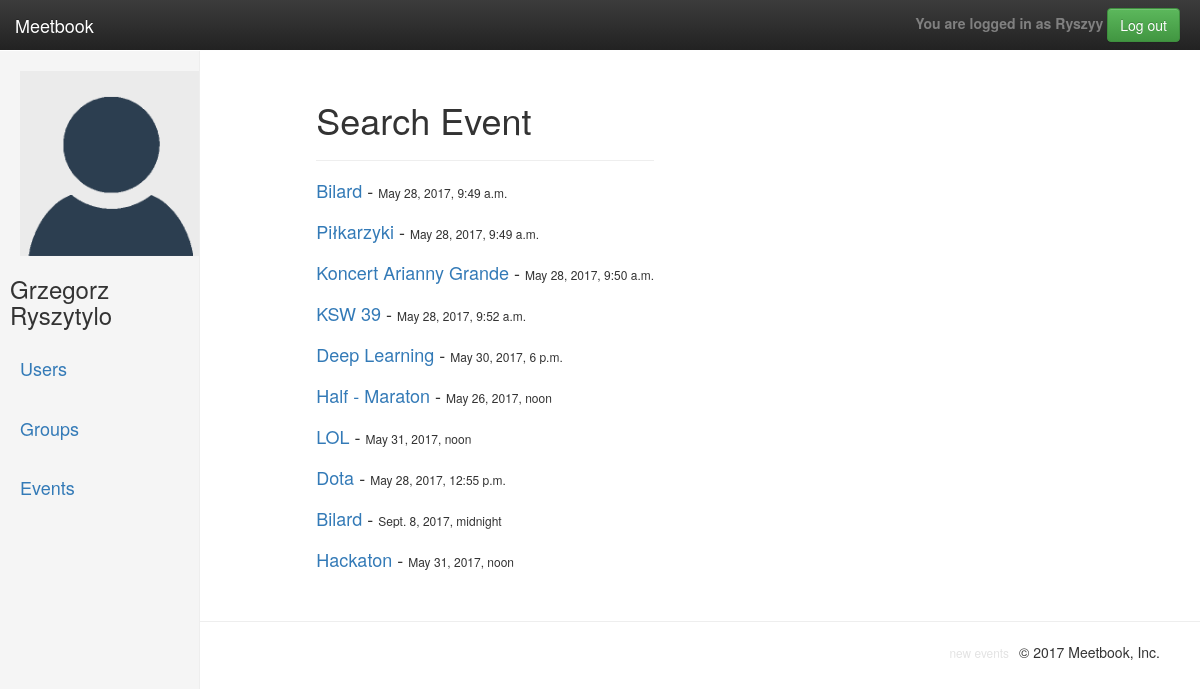
Page /past_events (signed in) on the committed database.
### profiles/models.py (models this page shows)
class Event(models.Model):
    name = models.CharField(max_length=120)
    location = models.ForeignKey(Location)
    date = models.DateTimeField(auto_now=False, auto_now_add=False, blank=True, )
    intrest = models.ForeignKey(Intrest)
    members = models.ManyToManyField(UserProfile, blank=True)
    slug = models.SlugField(blank=True)
    creator = models.ForeignKey(UserProfile, related_name="creator", blank=True, null=True)
    def __str__(self):
        return self.name

### profiles/views/cbv/event_crud.py (the view)
# urls.py: url(r'^past_events$', PastEventsList.as_view(), name="past_events"),
class PastEventsList(ListView):
    model = Event
    template_name = 'past_events.html'
    context_object_name = 'events_list'
    def get_context_data(self, **kwargs):
        context = super(PastEventsList, self).get_context_data(**kwargs)
        events = Event.objects.filter(date__lte=datetime.date.fromordinal(datetime.date.today().toordinal() - 1))
        context['events_list'] = events
        return context

### templates/past_events.html
{% extends "basebase.html" %}
{% load crispy_forms_tags %}
{% load humanize %}
{% block sidepicture %}
	{% if user.is_authenticated %}
		{% if profile.picture %}
			<a href="{% url 'user_detail' user.username %}"><img src="{{ profile.picture.url }}" width="185" height="185"></a>
		{% else %}
			<a href="{% url 'user_detail' user.username %}"><img src="/media/default/defaultuser.png" width="185" height="185"></a>
		{% endif %}
	{% endif %}
{% endblock %}
{% block content %}
	<div class="col-md-12 col-md-offset-2">
		<h1>Search Event</h1>
		<hr>
		<ul style="padding-left: 0px;list-style-type: none; float: left">
			{% for event in events_list %}
				<li><h4 style="display: inline"><a href="">{{event}}</a> - </h4>
				<h6 style="display: inline">{{event.date|naturalday}}</h6></li>
			<br>
		{% endfor %}
	</ul>
</div>
{% endblock %}
{% block footer %}
<li style="float: right; padding-right: 10px;"><small><a id="footer" href="{% url 'events_list' %}">new events</a></small></li>
{% endblock %}

### templates/basebase.html (shortened to what this page needs)
{% load static %}
{% load crispy_forms_tags %}
<!DOCTYPE html>
<html lang="en">
	<head>
		<link rel="stylesheet" href="https://maxcdn.bootstrapcdn.com/bootstrap/3.3.7/css/bootstrap.min.css">
		<link rel="stylesheet" href="https://maxcdn.bootstrapcdn.com/bootstrap/3.3.7/css/bootstrap-theme.min.css">
		<link rel="stylesheet" href="{% static 'css/main.css' %}">
		<link rel="stylesheet" href="{% static 'css/index_sidebar.css' %}">
	</head>
	<body>
		<nav class="navbar navbar-inverse navbar-fixed-top">
			<div class="container-fluid">
				<div class="navbar-header">
					<a class="navbar-brand" href="{% url 'welcome' %}">Meetbook</a>
				</div>
				{% if user.is_authenticated %}
					<div id="navbar" class="navbar-collapse collapse" style="padding-right: 20px">
						<ul class="nav navbar-nav navbar-right">
							<li>
								<form class="navbar-form navbar-right" action="{% url 'logout' %}">
									<strong style="color:gray;">You are logged in as {{ user.username|capfirst }}</strong>
									<button type="submit" class="btn btn-success">Log out</button>
								</form>
							</li>
						</ul>
					</div>
				{% endif %}
			</div>
		</nav>
		<div class="container-fluid" style="min-height: 510px;">
			<div class="row">
				{% if user.is_authenticated %}
					<div class="col-sm-3 col-md-2 sidebar">
						<ul class="nav nav-sidebar">
							<li>
								<div style="padding-left: 20px">
									{% block sidepicture %}
									{% endblock %}
								</div>
								{% if user.first_name and user.last_name %}
									<h3 style="padding-left: 10px;">{{ user.first_name }} {{ user.last_name }}</h3>
								{% endif %}
							</li>
							<li><a href="{% url 'users_list' %}"><h4>Users</h4></a></li>
							<li><a href="{% url 'groups_list' %}"><h4>Groups</h4></a></li>
							<li><a href="{% url 'events_list' %}"><h4>Events</h4></a></li>
						</ul>
					</div>
				{% endif %}
				<div class="col-md-offset-2" style="padding-top: 30px; padding-left: 40px;float: left;">
					{% block content %}
					{% endblock %}
				</div>
				{% if user.is_authenticated %}
					</div>
				{% endif %}
			</div>
		<hr>
		<footer style="float: right; padding-right: 40px;">
			<ul style=" list-style-type: none;">
				<li style = "float: right;"><p>&copy; 2017 Meetbook, Inc.</p></li>
				{% block footer %}
				{% endblock %}
			</ul>
		</footer>
	</body>
</html>

### static/css/main.css (style rules this page uses)
body { padding-top: 50px; }
.navbar-fixed-top { border: 0; }
.sidebar { display: none; }
@media (min-width: 768px) { .sidebar { position: fixed; top: 51px; bottom: 0; left: 0; z-index: 1000; display: block; padding: 20px; overflow-x: hidden; overflow-y: auto; background-color: #f5f5f5; border-right: 1px solid #eee; } }
.nav-sidebar { margin-right: -21px; margin-bottom: 20px; margin-left: -20px; }
.nav-sidebar > li > a { padding-right: 20px; padding-left: 20px; }

### static/css/index_sidebar.css (style rules this page uses)
body { padding-top: 50px; }
.navbar-fixed-top { border: 0; }
.sidebar { display: none; }
@media (min-width: 768px) { .sidebar { position: fixed; top: 51px; bottom: 0; left: 0; z-index: 1000; display: block; padding: 20px; overflow-x: hidden; overflow-y: auto; background-color: #f5f5f5; border-right: 1px solid #eee; } }
.nav-sidebar { margin-right: -21px; margin-bottom: 20px; margin-left: -20px; }
.nav-sidebar > li > a { padding-right: 20px; padding-left: 20px; }

### templates/basebase.html (style rules this page uses)
#footer { color: #e3e3e3; }

### rows in the picture
Event: name "Bilard", date "May 28, 2017, 9:49 a.m."
Event: name "Piłkarzyki", date "May 28, 2017, 9:49 a.m."
Event: name "Koncert Arianny Grande", date "May 28, 2017, 9:50 a.m."
Event: name "KSW 39", date "May 28, 2017, 9:52 a.m."
Event: name "Deep Learning", date "May 30, 2017, 6 p.m."
Event: name "Half - Maraton", date "May 26, 2017, noon"
Event: name "LOL", date "May 31, 2017, noon"
Event: name "Dota", date "May 28, 2017, 12:55 p.m."
Event: name "Bilard", date "Sept. 8, 2017, midnight"
Event: name "Hackaton", date "May 31, 2017, noon"

### other values in the picture
{{ user.username|capfirst }} "Ryszyy"
{{ user.first_name }} "Grzegorz"
{{ user.last_name }} "Ryszytylo"
